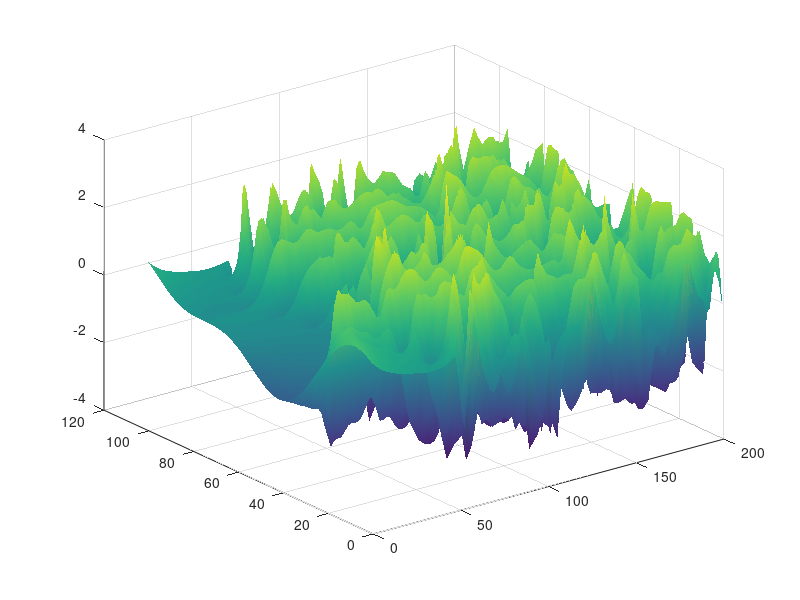

Write the MATLAB code that produced this figure. (Note: this script raises an error after producing the figure.)
% kursiv.m - solution of Kuramoto-Sivashinsky equation by ETDRK4 scheme
%
% u_t = -u*u_x - u_xx - u_xxxx, periodic BCs on [0,32*pi]
% computation is based on v = fft(u), so linear term is diagonal
% compare p27.m in Trefethen, "Spectral Methods in MATLAB", SIAM 2000
% AK Kassam and LN Trefethen, July 2002

% Spatial grid and initial condition:
  N = 128;
  x = 32*pi*(1:N)'/N;
  u = cos(x/16).*(1+sin(x/16));
%  u = 0.1*randn(size(x));  % or a random initial condition - RLD
  v = fft(u);
  
% Precompute various ETDRK4 scalar quantities:
  h = 1/4;                            % time step
  k = [0:N/2-1 0 -N/2+1:-1]'/16;      % wave numbers
  L = k.^2 - k.^4;                    % Fourier multipliers
  E = exp(h*L); E2 = exp(h*L/2);
  M = 16;                             % no. of points for complex means
  r = exp(1i*pi*((1:M)-.5)/M);        % roots of unity
  LR = h*L(:,ones(M,1)) + r(ones(N,1),:);
  Q = h*real(mean( (exp(LR/2)-1)./LR ,2));
  f1 = h*real(mean( (-4-LR+exp(LR).*(4-3*LR+LR.^2))./LR.^3 ,2));
  f2 = h*real(mean( (2+LR+exp(LR).*(-2+LR))./LR.^3 ,2));
  f3 = h*real(mean( (-4-3*LR-LR.^2+exp(LR).*(4-LR))./LR.^3 ,2));

% Main time-stepping loop:
  uu = u; tt = 0;
  tmax = 200; nmax = round(tmax/h); nplt = floor((tmax/100)/h);
  g = -0.5i*k;
  for n = 1:nmax,
    t = n*h;
    Nv = g.*fft(real(ifft(v)).^2);
    a = E2.*v + Q.*Nv;
    Na = g.*fft(real(ifft(a)).^2);
    b = E2.*v + Q.*Na;
    Nb = g.*fft(real(ifft(b)).^2);
    c = E2.*a + Q.*(2*Nb-Nv);
    Nc = g.*fft(real(ifft(c)).^2);
    v = E.*v + Nv.*f1 + 2*(Na+Nb).*f2 + Nc.*f3;
    if mod(n,nplt)==0,
      u = real(ifft(v));
      uu = [uu,u]; tt = [tt,t];
    end
  end
  
% Plot results:
  surf(tt,x,uu), shading interp, lighting phong, axis tight
  view([-90 90]), colormap(autumn); set(gca,'zlim',[-5 50])
  light('color',[1 1 0],'position',[-1,2,2])
  material([0.30 0.60 0.60 40.00 1.00]);